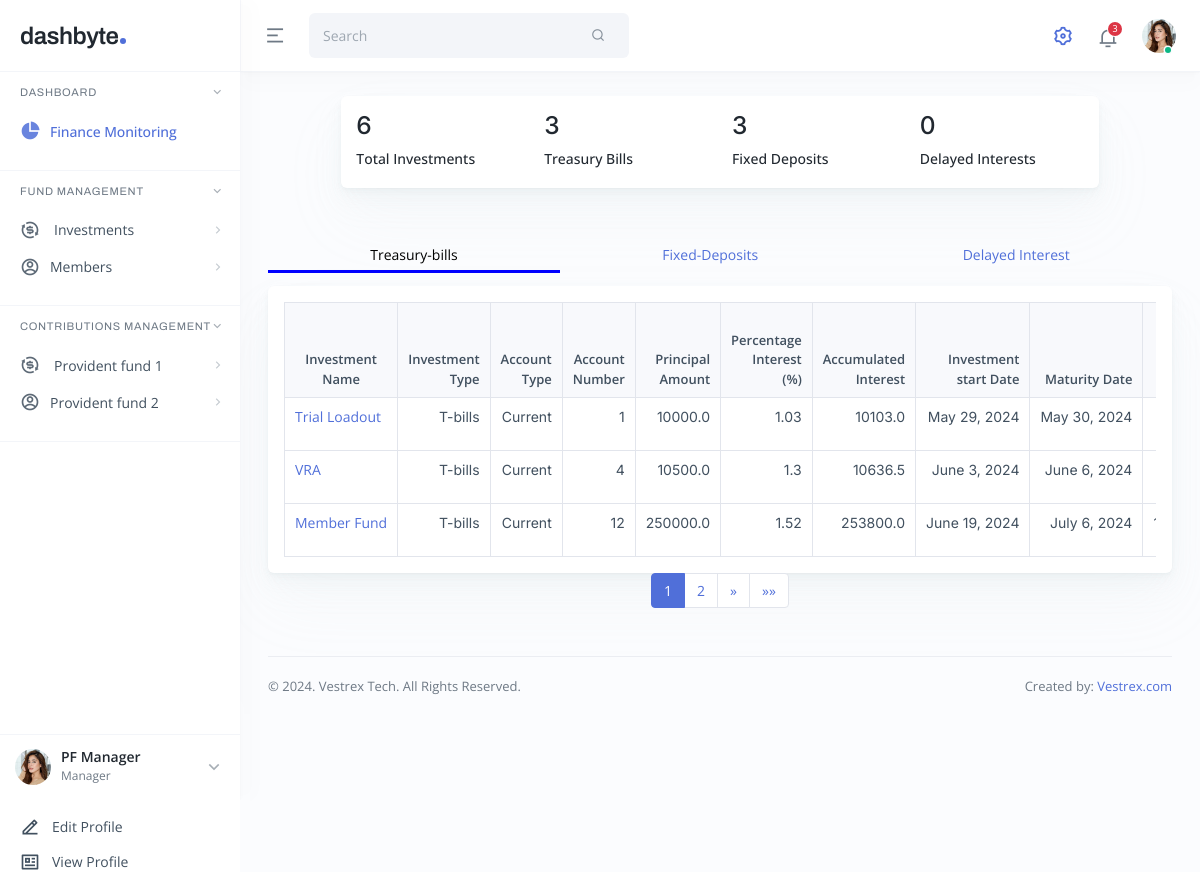
The app's page /fund/investmentList/ (signed in) with its own data.
### Fund/models.py (models this page shows, shortened)
class InvestmentDetail(models.Model):
    investment_type = models.CharField(max_length=50)
    account_type = models.CharField(max_length=50)
    account_name = models.CharField(max_length=50)
    account_number = models.IntegerField(unique=True)
    principal_amount = models.FloatField()
    interest_percentage = models.FloatField()
    rollover_interest_percentage = models.FloatField(null=True, blank=True, default=0.0)
    interest_amount = models.FloatField(blank=True, null=True)
    interest_start_date = models.DateField(null=False, blank=False)
    interest_end_date = models.DateField(null=False, blank=False)
    created_date = models.DateTimeField(auto_now_add=True)
    updated_date = models.DateTimeField(auto_now=True)
    CHOICES = [('ROLLOVER','Roll Over'),('END','End'),('NULL', 'null')]
    roll_over = models.CharField(choices=CHOICES, default='NULL', max_length=15)
    def calculate_tenure(self):
        return (self.interest_end_date - self.interest_start_date).days
    @property
    def tenure(self):
        print('calculating tenure')
        return self.calculate_tenure()
    def calculate_rollover_principal(self):
        interest_amount = self.interest_amount or 0.0
        roll_over_principal = interest_amount
        return roll_over_principal
    @property
    def rollover_principal(self):
        print('calculating rollover principal')
        return self.calculate_rollover_principal()
    def calculate_rollover_accumulated_amount(self):
        rollover_interest_percentage = self.rollover_interest_percentage or 0.0
        rollover_principal = self.rollover_principal or 0.0
        if rollover_interest_percentage == 0.0 or rollover_principal is None:
            return 0
        return (((rollover_interest_percentage/100.0)*(rollover_principal))+ rollover_principal)
    @property
    def rollover_accumulated_amount(self):
        print('calculating rollover amount')
        return self.calculate_rollover_accumulated_amount()

### Fund/views.py (the view)
# urls.py: path('investmentList/', views.InvestmentListView.as_view(), name='investment_list'),
@method_decorator(login_required, name='dispatch')
class InvestmentListView(ListView):
    context_object_name = 'investment_list'
    model = InvestmentDetail
    template_name = 'dashboard/investment_list.html'
    def get_context_data(self, **kwargs):
        context = super().get_context_data(**kwargs)
        queryset = self.get_queryset()
        context['inv_type_t_bill'] = queryset.filter(investment_type='T-bills')
        context['inv_type_f_dep'] = queryset.filter(investment_type='F-deposit')
        context['inv_type_d_int'] = queryset.filter(investment_type='D-interest')
        t_bill_queryset = queryset.filter(investment_type='T-bills')
        f_deposit_queryset = queryset.filter(investment_type='F-deposit')
        d_interest_queryset = queryset.filter(investment_type='D-interest')
        t_bill_page = self.request.GET.get('t_bill_page',1)
        f_deposit_page = self.request.GET.get('f_deposit_page',1)
        d_interest_page = self.request.GET.get('d_interest_page',1)
        context['t_bill_page'] = Paginator(t_bill_queryset, per_page=2).get_page(t_bill_page)
        context['f_deposit_page'] = Paginator(f_deposit_queryset,2).get_page(f_deposit_page)
        context['d_interest_page'] = Paginator(d_interest_queryset,10).get_page(d_interest_page)
        context['investment_count']= queryset.count()
        context['T_bills_count'] = queryset.filter(investment_type='T-bills').count()
        context['F_deposit_count'] = queryset.filter(investment_type='F-deposit').count()
        context['D_interest_count'] = queryset.filter(investment_type='D-interest').count()
        for investment in queryset:
            inv_principal = investment.principal_amount
            inv_principal = float(inv_principal)
            inv_rate = investment.interest_percentage
            inv_rate = float(inv_rate)
            if inv_principal != 0.0 and inv_rate !=0.0:
                inv_return = ((inv_rate)/100)*inv_principal + inv_principal
            else:
                inv_return = 0.0
            investment.interest_amount = inv_return
            investment.save()
        return context

### Fund/templates/dashboard/investment_list.html (shortened to what this page needs)
{% extends 'dashboard/base.html' %}
{% block content %}
<div class="main main-app p-3 p-lg-4">
    <div class="row g-3 justify-content-center">
        <div class="col-md-12 col-xl-10">
          <div class="card card-one">
            <div class="card-body">
              <div class="row">
                <div class="col-3">
                  <h3 class="card-value">{{ investment_count }}</h3>
                  <label class="card-title fw-medium text-dark mb-1">Total Investments</label>
                </div>
                <div class="col-3">
                  <h3 class="card-value">{{ T_bills_count }}</h3>
                  <label class="card-title fw-medium text-dark mb-1">Treasury Bills</label>
                </div>
                <div class="col-3">
                  <h3 class="card-value">{{ F_deposit_count }}</h3>
                  <label class="card-title fw-medium text-dark mb-1">Fixed Deposits</label>
                </div>
                <div class="col-3">
                  <h3 class="card-value">{{ D_interest_count }}</h3>
                  <label class="card-title fw-medium text-dark mb-1">Delayed Interests</label>
                </div>
              </div>
            </div>
          </div>
    </div>
<div class="container mt-5">
  <ul class="nav nav-tabs d-flex justify-content-between" role="tablist">
      <li class="nav-item flex-fill text-center">
          <a class="nav-link active" data-bs-toggle="tab" href="#treasury-bills">Treasury-bills</a>
      </li>
      <li class="nav-item flex-fill text-center">
          <a class="nav-link" data-bs-toggle="tab" href="#fixed-deposits">Fixed-Deposits</a>
      </li>
      <li class="nav-item flex-fill text-center">
          <a class="nav-link" data-bs-toggle="tab" href="#delayed-interest">Delayed Interest</a>
      </li>
  </ul>
  <div class="tab-content">
      <div id="treasury-bills" class="tab-pane active">
          <div class="card card-one mt-3">
            <div class="card-body p-3">
              <div class="table-responsive">
                <table class="table table-four table-bordered">
                  <thead>
                    <tr>
                      <th>Investment Name</th>
                      <th>Investment Type</th>
                      <th>Account Type</th>
                      <th>Account Number</th>
                      <th>Principal Amount</th>
                      <th>Percentage Interest (%)</th>
                      <th>Accumulated Interest</th>
                      <th>Investment start Date</th>
                      <th>Maturity Date</th>
                      <th>Tenure</th>
                    </tr>
                  </thead>
                  <tbody>
                    {% for investment in inv_type_t_bill %}
                    <tr>
                      <td><a href="{% url 'investment_detail' investment.pk %}">{{ investment.account_name }}</a></td>
                      <td>{{ investment.investment_type }}</td>
                      <td>{{ investment.account_type }}</td>
                      <td>{{ investment.account_number }}</td>
                      <td>{{ investment.principal_amount }}</td>
                      <td>{{ investment.interest_percentage }}</td>
                      <td>{{ investment.interest_amount }}</td>
                      <td>{{ investment.interest_start_date }}</td>
                      <td>{{ investment.interest_end_date }}</td>
                      <td>{{ investment.tenure }} days</td>
                    {% endfor %}
                  </tbody>
                </table>
              </div>
            </div>
          </div>
          <nav aria-label="Page navigation">
            <ul class="pagination justify-content-center">
              {% for i in t_bill_page.paginator.page_range %}
              {% if t_bill_page.number == i %}
              <li class="page-item active"><a class="page-link" href="?t_bill_page={{ i }}">{{ i }}</a></li>
              {% else %}
              <li class="page-item"><a class="page-link" href="?t_bill_page={{ i }}">{{ i }}</a></li>
              {% endif %}
              {% endfor %}
              {% if t_bill_page.has_next %}
              <li class="page-item">
                <a class="page-link" href="?t_bill_page={{ t_bill_page.next_page_number }}" aria-label="Next">
                  <span aria-hidden="true">&raquo;</span>
                </a>
              </li>
              <li class="page-item">
                <a class="page-link" href="?t_bill_page={{ t_bill_page.paginator.num_pages }}" aria-label="Last">
                  <span aria-hidden="true">&raquo;&raquo;</span>
                </a>
              </li>
              {% endif %}
            </ul>
          </nav>
      </div>
  </div>
{% endblock %}

### Fund/templates/dashboard/investment_list.html (style rules this page uses)
.nav-tabs { border-bottom: none !important; }
.nav-tabs .nav-link { position: relative; border: none !important; margin-bottom: -3px; transition: color 0.3s ease; }
.nav-tabs .nav-link.active { color: #000; }
.nav-tabs .nav-link::after { content: ''; display: block; width: 0; height: 3px; background-color: blue; position: absolute; bottom: 0; left: 0; transition: width 0.3s ease, left 0.3s ease; }
.nav-tabs .nav-link.active::after { width: 100%; }
.nav-tabs .nav-link.active { color: var(--tab-active-text-color, #000); background-color: transparent; }

### records on screen
InvestmentDetail: account_name "Trial Loadout", investment_type "T-bills", account_type "Current", account_number "1", principal_amount "10000.0", interest_percentage "1.03", interest_amount "10103.0", interest_start_date "May 29, 2024", interest_end_date "May 30, 2024"
InvestmentDetail: account_name "VRA", investment_type "T-bills", account_type "Current", account_number "4", principal_amount "10500.0", interest_percentage "1.3", interest_amount "10636.5", interest_start_date "June 3, 2024", interest_end_date "June 6, 2024"
InvestmentDetail: account_name "Member Fund", investment_type "T-bills", account_type "Current", account_number "12", principal_amount "250000.0", interest_percentage "1.52", interest_amount "253800.0", interest_start_date "June 19, 2024", interest_end_date "July 6, 2024"

### other values on screen
{{ investment_count }} "6"
{{ T_bills_count }} "3"
{{ F_deposit_count }} "3"
{{ D_interest_count }} "0"
{{ i }} "1"
{{ i }} "2"
